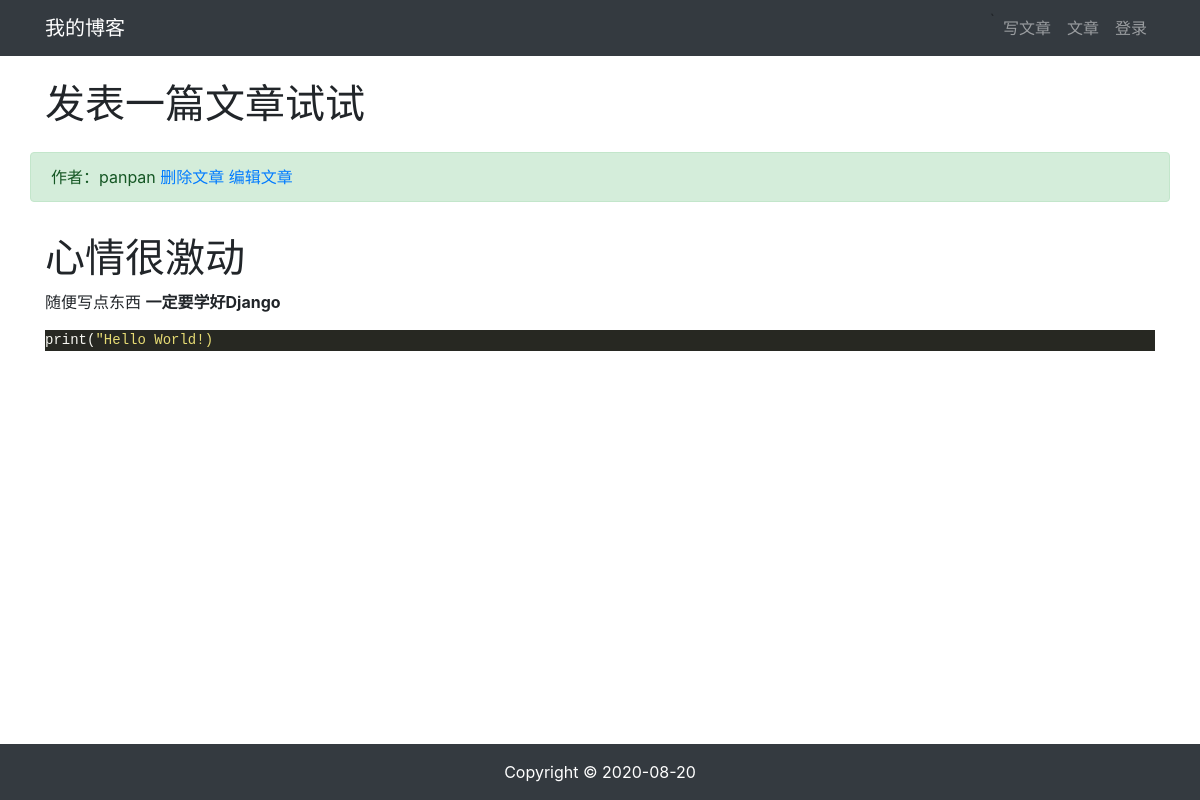
/article/article_detail/6/, run on the app's committed database.
### article/models.py (models this page shows, shortened)
class ArticlePost(models.Model):
    author = models.ForeignKey(User, on_delete=models.CASCADE)
    title = models.CharField(max_length=100)
    body_content = models.TextField()
    created_time = models.DateTimeField(default=timezone.now)
    updated_time = models.DateTimeField(auto_now=True)
    class Meta:
        ordering = ('-created_time',)

### article/views.py (the view)
# urls.py: path('article_detail/<int:id>/', article.views.article_detail, name='article_detail'),
def article_detail(request, id):
    article = ArticlePost.objects.get(id=id)
    article.body_content = markdown.markdown(article.body_content,
                                             extensions=[
                                                 'markdown.extensions.extra',
                                                 'markdown.extensions.codehilite',
                                                 'markdown.extensions.toc',
                                             ])
    context = {
        'article': article
    }
    return render(request, 'article/detail.html', context)

### templates/article/detail.html (shortened to what this page needs)
{% extends "base.html" %}
{% load staticfiles %}
{% block content %}
    <div class="container">
        <div class="row">
            <h1 class="col-12 mt-4 mb-4">{{ article.title }}</h1>
            <div class="col-12 alert alert-success">
                作者：{{ article.author }}
                <a href="#" onclick="confirm_delete()">删除文章</a>
                <a href="{% url "article:article_update" article.id %}">编辑文章</a>
            </div>
            <div class="col-12">
                <p>{{ article.body_content | safe }}</p>
            </div>
        </div>
    </div>
{% endblock %}

### static/md_css/monokai.css (style rules this page uses)
.codehilite { background: #272822; color: #f8f8f2 }
.codehilite .p { color: #f8f8f2 }
.codehilite .nb { color: #f8f8f2 }
.codehilite .s2 { color: #e6db74 }

### data on the page
ArticlePost: title "发表一篇文章试试", author "panpan", body_content "心情很激动 随便写点东西 一定要学好Django print ( \"Hello World!)"
